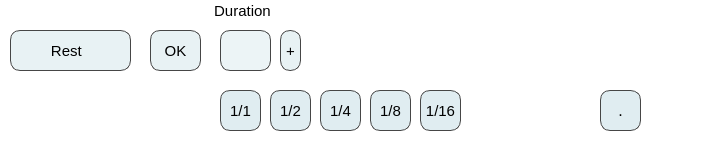
   <widget class="QFrame" name="restFrame">
    <property name="geometry">
     <rect>
      <x>460</x>
      <y>560</y>
      <width>701</width>
      <height>151</height>
     </rect>
    </property>
    <property name="styleSheet">
     <string notr="true">background: transparent;
</string>
    </property>
    <property name="frameShape">
     <enum>QFrame::StyledPanel</enum>
    </property>
    <property name="frameShadow">
     <enum>QFrame::Raised</enum>
    </property>
    <widget class="QToolButton" name="newRestBtn">
     <property name="geometry">
      <rect>
       <x>10</x>
       <y>30</y>
       <width>121</width>
       <height>41</height>
      </rect>
     </property>
     <property name="cursor">
      <cursorShape>PointingHandCursor</cursorShape>
     </property>
     <property name="styleSheet">
      <string notr="true">font: 63 8pt &quot;Yu Mincho Demibold&quot;;
font-size: 15px;
border: 0.5px solid rgb(70, 70, 70);
background: rgba(206, 227, 232, 120);
border-radius: 10px</string>
     </property>
     <property name="text">
      <string>Rest  </string>
     </property>
    </widget>
    <widget class="QToolButton" name="newRestOKBtn">
     <property name="geometry">
      <rect>
       <x>150</x>
       <y>30</y>
       <width>51</width>
       <height>41</height>
      </rect>
     </property>
     <property name="cursor">
      <cursorShape>PointingHandCursor</cursorShape>
     </property>
     <property name="styleSheet">
      <string notr="true">font: 63 8pt &quot;Yu Mincho Demibold&quot;;
font-size: 15px;
border: 0.5px solid rgb(70, 70, 70);
background: rgba(206, 227, 232, 120);
border-radius: 10px</string>
     </property>
     <property name="text">
      <string>OK</string>
     </property>
    </widget>
    <widget class="QLineEdit" name="restDuration">
     <property name="geometry">
      <rect>
       <x>220</x>
       <y>30</y>
       <width>51</width>
       <height>41</height>
      </rect>
     </property>
     <property name="cursor">
      <cursorShape>PointingHandCursor</cursorShape>
     </property>
     <property name="styleSheet">
      <string notr="true">font: 63 8pt &quot;Yu Mincho Demibold&quot;;
font-size: 15px;
border: 0.5px solid rgb(70, 70, 70);
background: rgba(206, 227, 232, 100);
border-radius: 10px</string>
     </property>
     <property name="text">
      <string/>
     </property>
    </widget>
    <widget class="QToolButton" name="addRestDurationBtn">
     <property name="geometry">
      <rect>
       <x>280</x>
       <y>30</y>
       <width>21</width>
       <height>41</height>
      </rect>
     </property>
     <property name="cursor">
      <cursorShape>PointingHandCursor</cursorShape>
     </property>
     <property name="styleSheet">
      <string notr="true">font: 63 8pt &quot;Yu Mincho Demibold&quot;;
font-size: 15px;
border: 0.5px solid rgb(70, 70, 70);
background: rgba(206, 227, 232, 120);
border-radius: 10px</string>
     </property>
     <property name="text">
      <string>+</string>
     </property>
    </widget>
    <widget class="QLabel" name="restDurationLabel">
     <property name="geometry">
      <rect>
       <x>210</x>
       <y>0</y>
       <width>71</width>
       <height>21</height>
      </rect>
     </property>
     <property name="styleSheet">
      <string notr="true">font: 63 8pt &quot;Yu Mincho Demibold&quot;;
font-size: 15px;
color: black;
</string>
     </property>
     <property name="text">
      <string> Duration</string>
     </property>
    </widget>
    <widget class="QToolButton" name="restDur1Btn">
     <property name="geometry">
      <rect>
       <x>220</x>
       <y>90</y>
       <width>41</width>
       <height>41</height>
      </rect>
     </property>
     <property name="cursor">
      <cursorShape>PointingHandCursor</cursorShape>
     </property>
     <property name="styleSheet">
      <string notr="true">font: 63 8pt &quot;Yu Mincho Demibold&quot;;
font-size: 15px;
border: 0.5px solid rgb(70, 70, 70);
background: rgba(206, 227, 232, 160);
border-radius: 10px</string>
     </property>
     <property name="text">
      <string>1/1</string>
     </property>
    </widget>
    <widget class="QToolButton" name="restDur2Btn">
     <property name="geometry">
      <rect>
       <x>270</x>
       <y>90</y>
       <width>41</width>
       <height>41</height>
      </rect>
     </property>
     <property name="cursor">
      <cursorShape>PointingHandCursor</cursorShape>
     </property>
     <property name="styleSheet">
      <string notr="true">font: 63 8pt &quot;Yu Mincho Demibold&quot;;
font-size: 15px;
border: 0.5px solid rgb(70, 70, 70);
background: rgba(206, 227, 232, 160);
border-radius: 10px</string>
     </property>
     <property name="text">
      <string>1/2</string>
     </property>
    </widget>
    <widget class="QToolButton" name="restDur4Btn">
     <property name="geometry">
      <rect>
       <x>320</x>
       <y>90</y>
       <width>41</width>
       <height>41</height>
      </rect>
     </property>
     <property name="cursor">
      <cursorShape>PointingHandCursor</cursorShape>
     </property>
     <property name="styleSheet">
      <string notr="true">font: 63 8pt &quot;Yu Mincho Demibold&quot;;
font-size: 15px;
border: 0.5px solid rgb(70, 70, 70);
background: rgba(206, 227, 232, 160);
border-radius: 10px</string>
     </property>
     <property name="text">
      <string>1/4</string>
     </property>
    </widget>
    <widget class="QToolButton" name="restDur8Btn">
     <property name="geometry">
      <rect>
       <x>370</x>
       <y>90</y>
       <width>41</width>
       <height>41</height>
      </rect>
     </property>
     <property name="cursor">
      <cursorShape>PointingHandCursor</cursorShape>
     </property>
     <property name="styleSheet">
      <string notr="true">font: 63 8pt &quot;Yu Mincho Demibold&quot;;
font-size: 15px;
border: 0.5px solid rgb(70, 70, 70);
background: rgba(206, 227, 232, 160);
border-radius: 10px</string>
     </property>
     <property name="text">
      <string>1/8</string>
     </property>
    </widget>
    <widget class="QToolButton" name="restDur16Btn">
     <property name="geometry">
      <rect>
       <x>420</x>
       <y>90</y>
       <width>41</width>
       <height>41</height>
      </rect>
     </property>
     <property name="cursor">
      <cursorShape>PointingHandCursor</cursorShape>
     </property>
     <property name="styleSheet">
      <string notr="true">font: 63 8pt &quot;Yu Mincho Demibold&quot;;
font-size: 15px;
border: 0.5px solid rgb(70, 70, 70);
background: rgba(206, 227, 232, 160);
border-radius: 10px</string>
     </property>
     <property name="text">
      <string>1/16</string>
     </property>
    </widget>
    <widget class="QToolButton" name="restDottedBtn">
     <property name="geometry">
      <rect>
       <x>600</x>
       <y>90</y>
       <width>41</width>
       <height>41</height>
      </rect>
     </property>
     <property name="cursor">
      <cursorShape>PointingHandCursor</cursorShape>
     </property>
     <property name="styleSheet">
      <string notr="true">font: 63 8pt &quot;Yu Mincho Demibold&quot;;
font-size: 16px;
border: 0.5px solid rgb(70, 70, 70);
background: rgba(206, 227, 232, 160);
border-radius: 10px</string>
     </property>
     <property name="text">
      <string>.</string>
     </property>
    </widget>
   </widget>
